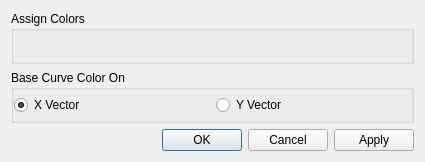
<ui version="4.0" >
 <class>ChooseColorDialog</class>
 <widget class="QDialog" name="ChooseColorDialog" >
  <property name="geometry" >
   <rect>
    <x>0</x>
    <y>0</y>
    <width>425</width>
    <height>162</height>
   </rect>
  </property>
  <property name="windowTitle" >
   <string>Assign Curve Color From File</string>
  </property>
  <layout class="QGridLayout" >
   <item row="0" column="0" >
    <widget class="QGroupBox" name="colorGroup" >
     <property name="title" >
      <string>Assign Colors</string>
     </property>
     <layout class="QGridLayout" >
      <property name="margin" >
       <number>0</number>
      </property>
      <item row="0" column="0" >
       <widget class="QFrame" name="colorFrame" >
        <property name="frameShape" >
         <enum>QFrame::NoFrame</enum>
        </property>
        <property name="frameShadow" >
         <enum>QFrame::Plain</enum>
        </property>
        <property name="lineWidth" >
         <number>0</number>
        </property>
       </widget>
      </item>
     </layout>
    </widget>
   </item>
   <item row="1" column="0" >
    <widget class="QGroupBox" name="vectorGroup" >
     <property name="title" >
      <string>Base Curve Color On</string>
     </property>
     <layout class="QGridLayout" >
      <property name="margin" >
       <number>0</number>
      </property>
      <item row="0" column="0" >
       <widget class="QRadioButton" name="_xVector" >
        <property name="text" >
         <string>X Vector</string>
        </property>
        <property name="checked" >
         <bool>true</bool>
        </property>
       </widget>
      </item>
      <item row="0" column="1" >
       <widget class="QRadioButton" name="_yVector" >
        <property name="text" >
         <string>Y Vector</string>
        </property>
       </widget>
      </item>
     </layout>
    </widget>
   </item>
   <item row="2" column="0" >
    <widget class="QDialogButtonBox" name="_buttonBox" >
     <property name="orientation" >
      <enum>Qt::Horizontal</enum>
     </property>
     <property name="standardButtons" >
      <set>QDialogButtonBox::Apply|QDialogButtonBox::Cancel|QDialogButtonBox::Ok</set>
     </property>
    </widget>
   </item>
  </layout>
 </widget>
 <layoutdefault spacing="6" margin="11" />
 <pixmapfunction>qPixmapFromMimeSource</pixmapfunction>
 <tabstops>
  <tabstop>_xVector</tabstop>
  <tabstop>_yVector</tabstop>
 </tabstops>
 <resources/>
 <connections/>
</ui>
